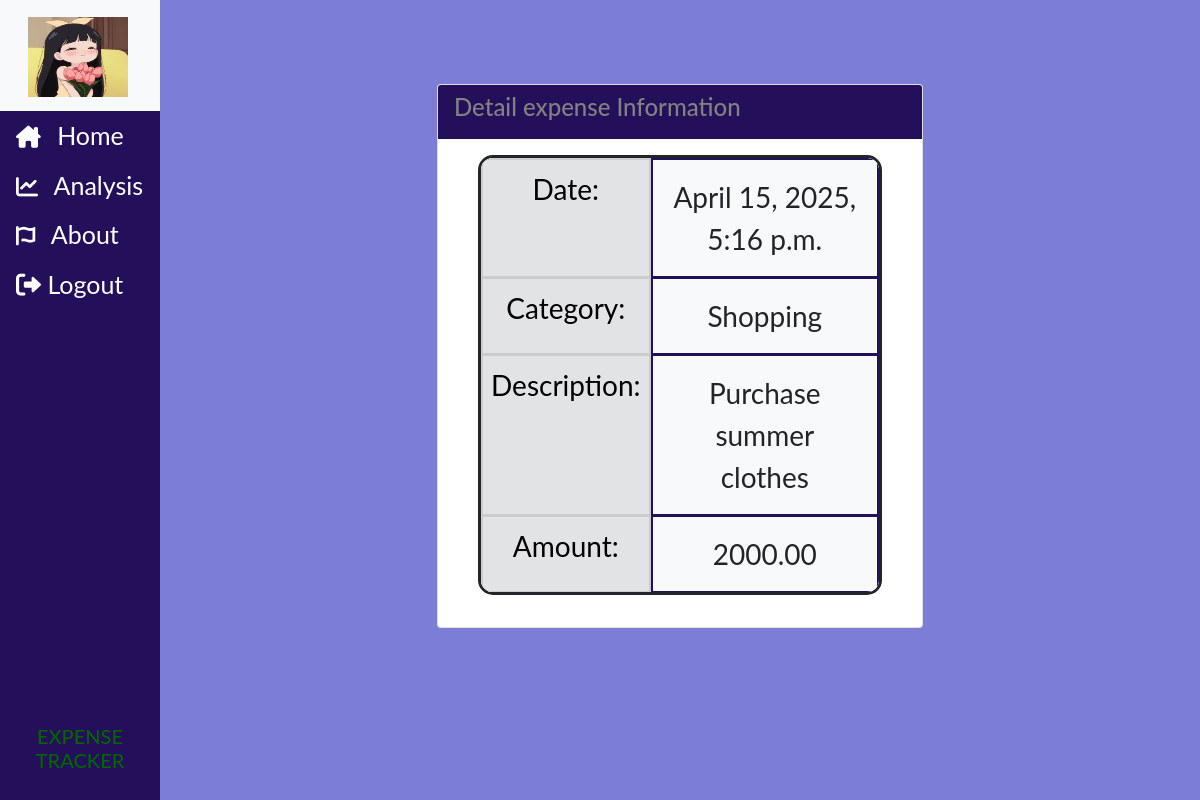
The page /exp/view/42/ (signed in) on the database its author committed.
### Users/models.py (models this page shows, shortened)
class Profile(models.Model):
    user=models.OneToOneField(User,on_delete=models.CASCADE)
    image=models.ImageField(default="default.jpg",upload_to="profile_pics")
    location=models.CharField(max_length=100)
    occupation=models.CharField(max_length=100)
    monthly_income=models.DecimalField(max_digits=10,decimal_places=2,default=0.00)

### money_manager/models.py (models this page shows)
class Expense(models.Model):
    category=models.CharField(max_length=100,choices=categories,default=None)
    date=models.DateTimeField(auto_now_add=False,auto_now=False)
    description=models.TextField(max_length=300)
    amount=models.DecimalField(max_digits=10,decimal_places=2)
    user=models.ForeignKey(User,on_delete=models.CASCADE)

### money_manager/views.py (the view)
# urls.py: path('view/<int:exp_id>/',views.view,name="view"),
@login_required
def view(request,exp_id):
    if request.method == "POST":
        expense_ = Expense.objects.get(id=exp_id)
        form = Expenseform(request.POST, instance=expense_)
        if form.is_valid():
            form.save()
        return redirect("money_manager:index")
    else:
        expense_ = Expense.objects.get(id=exp_id)
        form = Expenseform(instance=expense_)
    return render(request,'Money_Manager/viewform.html',{'form':form,'expense_':expense_})

### money_manager/templates/Money_Manager/viewform.html (shortened to what this page needs)
{% extends "Money_Manager/base.html" %}
{% block body %}
<br/>
<br/>
<div class="container">
    <div class="row justify-content-center">
        <div class="col-md-6">
            <div class="card">
                <div class="card-header" style="background-color: #24105a; color:#818181;">
                    <h4 class="card-title">Detail expense Information</h4>
                </div>
                <div class="card-body">
                    <form action="{% url 'money_manager:view' expense_.id %}" method="POST">
                    <div class="container">
                        <table class="table border border-3 border-dark">
                            <tbody>
                                <tr>
                                    <td class="table-secondary">Date:</td>
                                    <td class="p-3 mb-2 bg-light text-dark">{{expense_.date}}</td>
                                </tr>
                                <tr>
                                    <td class="table-secondary">Category:</td>
                                    <td class="p-3 mb-2 bg-light text-dark">{{expense_.category}}</td>
                                </tr>
                                <tr>
                                    <td class="table-secondary">Description:</td>
                                    <td class="p-3 mb-2 bg-light text-dark">{{expense_.description}}</td>
                                </tr>
                                <tr>
                                    <td class="table-secondary">Amount:</td>
                                    <td class="p-3 mb-2 bg-light text-dark">{{expense_.amount}}</td>
                                </tr>
                            </tbody>
                        </table>
                    </div>
                    </form>
                </div>
            </div>
        </div>
    </div>
</div>
{% endblock %}

### money_manager/templates/Money_Manager/base.html (shortened to what this page needs)
{% load static %}
<!DOCTYPE html>
<html lang="en">
<head>
    <link href="https://cdn.jsdelivr.net/npm/bootstrap@5.0.2/dist/css/bootstrap.min.css" rel="stylesheet">
    <link rel="stylesheet" href="https://cdnjs.cloudflare.com/ajax/libs/font-awesome/6.0.0-beta3/css/all.min.css">
    <link href="{% static 'Money_Manager/style.css' %}" rel="stylesheet">
</head>
<body>
    <div class="sidenav">
      <nav class="navbar navbar-light bg-light">
        <div class="container-fluid">
          <a class="navbar-brand" href="#">
            <img src="{{ user.profile.image.url }}" alt="{{ user.username }}" width="100px" height="80px" class="d-inline-block align-text-top">
          </a>
        </div>
      </nav>
      <div class="menu">
        <a href="{% url 'money_manager:index' %}"><i class="fa-solid fa-house-chimney"></i> Home </a>
        <a href="{% url 'money_manager:chart_view' %}"><i class="fa-solid fa-chart-line"></i> Analysis </a>
        {% if user.is_authenticated %}
            <a href="{% url 'about' %}"><i class="fa-solid fa-font-awesome"></i> About </a>
            <form method="POST" action="{% url 'logout' %}" style="display: inline;">
                <button type="submit" class="menu-button">
                    <i class="fa-solid fa-right-from-bracket"></i> Logout
                </button>
            </form>
        {% else %}
            <a href="{% url 'login_page' %}"><i class="fa-solid fa-arrow-right-to-bracket"></i> Login</a>
        {% endif %}
    </div>
      <div class="bottom-text">
          <h6>EXPENSE TRACKER</h6>
      </div>
    </div >
    <div class= "main">
        {% block body %}
        {% endblock %}
    </div>
</body>
</html>

### money_manager/static/Money_Manager/style.css (style rules this page uses)
body { background-color:#7b7dd6; }
body { font-family: "Lato", sans-serif; }

### rows shown on the page
Expense: date "April 15, 2025, 5:16 p.m.", category "Shopping", description "Purchase summer clothes", amount "2000.00"
